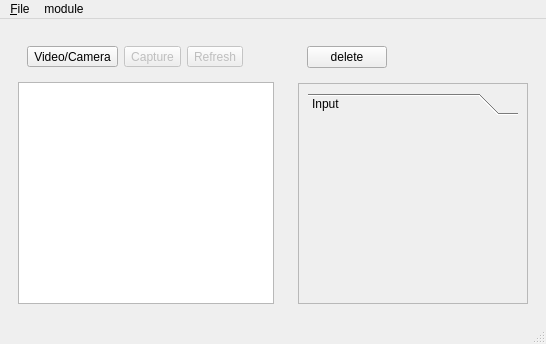
<?xml version="1.0" encoding="UTF-8"?>
<ui version="4.0">
 <class>MainWindow</class>
 <widget class="QMainWindow" name="MainWindow">
  <property name="geometry">
   <rect>
    <x>0</x>
    <y>0</y>
    <width>546</width>
    <height>344</height>
   </rect>
  </property>
  <property name="windowTitle">
   <string>MainWindow</string>
  </property>
  <widget class="QWidget" name="centralwidget">
   <layout class="QHBoxLayout" name="horizontalLayout_2">
    <item>
     <widget class="QWidget" name="widget_1" native="true">
      <layout class="QVBoxLayout" name="verticalLayout_2">
       <item>
        <widget class="QWidget" name="widget_1_1" native="true">
         <property name="sizePolicy">
          <sizepolicy hsizetype="Fixed" vsizetype="Preferred">
           <horstretch>0</horstretch>
           <verstretch>0</verstretch>
          </sizepolicy>
         </property>
         <layout class="QGridLayout" name="gridLayout">
          <item row="0" column="0">
           <widget class="QToolButton" name="toolButtonToggle">
            <property name="text">
             <string>Video/Camera</string>
            </property>
           </widget>
          </item>
          <item row="0" column="1">
           <widget class="QToolButton" name="toolButtonCapture">
            <property name="enabled">
             <bool>false</bool>
            </property>
            <property name="text">
             <string>Capture</string>
            </property>
           </widget>
          </item>
          <item row="0" column="2">
           <widget class="QToolButton" name="toolButtonRefresh">
            <property name="enabled">
             <bool>false</bool>
            </property>
            <property name="text">
             <string>Refresh</string>
            </property>
           </widget>
          </item>
         </layout>
        </widget>
       </item>
       <item>
        <widget class="QGraphicsView" name="graphicsView"/>
       </item>
      </layout>
     </widget>
    </item>
    <item>
     <widget class="QWidget" name="widget_2" native="true">
      <layout class="QVBoxLayout" name="verticalLayout">
       <item>
        <widget class="QWidget" name="widget_2_1" native="true">
         <layout class="QHBoxLayout" name="horizontalLayout_3">
          <item>
           <widget class="QPushButton" name="pushButtonDelete">
            <property name="text">
             <string>delete</string>
            </property>
           </widget>
          </item>
          <item>
           <spacer name="horizontalSpacer">
            <property name="orientation">
             <enum>Qt::Horizontal</enum>
            </property>
            <property name="sizeHint" stdset="0">
             <size>
              <width>40</width>
              <height>20</height>
             </size>
            </property>
           </spacer>
          </item>
         </layout>
        </widget>
       </item>
       <item>
        <widget class="QScrollArea" name="scrollArea">
         <property name="sizePolicy">
          <sizepolicy hsizetype="Expanding" vsizetype="Expanding">
           <horstretch>0</horstretch>
           <verstretch>0</verstretch>
          </sizepolicy>
         </property>
         <property name="widgetResizable">
          <bool>true</bool>
         </property>
         <widget class="QWidget" name="scrollAreaWidgetContents">
          <property name="geometry">
           <rect>
            <x>0</x>
            <y>0</y>
            <width>214</width>
            <height>208</height>
           </rect>
          </property>
          <layout class="QFormLayout" name="formLayout">
           <property name="fieldGrowthPolicy">
            <enum>QFormLayout::AllNonFixedFieldsGrow</enum>
           </property>
           <item row="0" column="0" colspan="2">
            <widget class="QToolBox" name="toolBox">
             <property name="enabled">
              <bool>true</bool>
             </property>
             <property name="sizePolicy">
              <sizepolicy hsizetype="Preferred" vsizetype="Fixed">
               <horstretch>0</horstretch>
               <verstretch>0</verstretch>
              </sizepolicy>
             </property>
             <property name="currentIndex">
              <number>0</number>
             </property>
             <widget class="QWidget" name="pageInput">
              <property name="enabled">
               <bool>true</bool>
              </property>
              <property name="geometry">
               <rect>
                <x>0</x>
                <y>0</y>
                <width>196</width>
                <height>79</height>
               </rect>
              </property>
              <property name="accessibleName">
               <string/>
              </property>
              <attribute name="label">
               <string>Input</string>
              </attribute>
              <layout class="QVBoxLayout" name="verticalLayout_3"/>
             </widget>
            </widget>
           </item>
          </layout>
         </widget>
        </widget>
       </item>
      </layout>
     </widget>
    </item>
   </layout>
  </widget>
  <widget class="QMenuBar" name="menubar">
   <property name="geometry">
    <rect>
     <x>0</x>
     <y>0</y>
     <width>546</width>
     <height>25</height>
    </rect>
   </property>
   <widget class="QMenu" name="menu_File">
    <property name="title">
     <string>&amp;File</string>
    </property>
    <addaction name="actionOpen"/>
    <addaction name="actionSave"/>
    <addaction name="actionSave_As"/>
    <addaction name="actionClose"/>
   </widget>
   <widget class="QMenu" name="menuFilter">
    <property name="title">
     <string>module</string>
    </property>
    <addaction name="actionCanny"/>
    <addaction name="actionCvtColor"/>
    <addaction name="actionThreshold"/>
    <addaction name="actionFindContours"/>
    <addaction name="actionDrawContours"/>
   </widget>
   <addaction name="menu_File"/>
   <addaction name="menuFilter"/>
  </widget>
  <widget class="QStatusBar" name="statusbar"/>
  <action name="actionOpen">
   <property name="text">
    <string>Open</string>
   </property>
  </action>
  <action name="actionSave">
   <property name="text">
    <string>Save</string>
   </property>
  </action>
  <action name="actionSave_As">
   <property name="text">
    <string>Save As</string>
   </property>
  </action>
  <action name="actionClose">
   <property name="text">
    <string>Close</string>
   </property>
  </action>
  <action name="actionCanny">
   <property name="text">
    <string>Canny</string>
   </property>
  </action>
  <action name="actionCvtColor">
   <property name="text">
    <string>cvtColor</string>
   </property>
  </action>
  <action name="actionThreshold">
   <property name="text">
    <string>threshold</string>
   </property>
  </action>
  <action name="actionFindContours">
   <property name="text">
    <string>findContours</string>
   </property>
  </action>
  <action name="actionDrawContours">
   <property name="text">
    <string>drawContours</string>
   </property>
  </action>
 </widget>
 <resources/>
 <connections/>
</ui>
